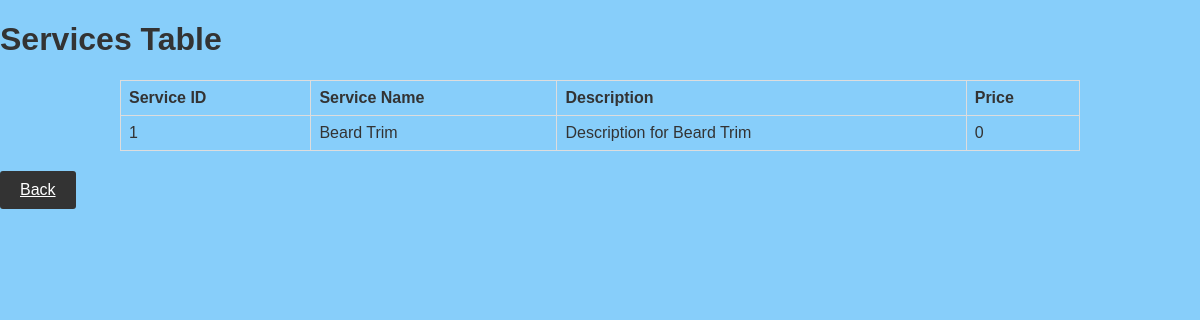
The page /view_services.php on the database its author committed.
### tables this page shows
CREATE TABLE `services` (
  `ServiceID` int(5) NOT NULL,
  `ServiceName` varchar(15) NOT NULL,
  `Description` varchar(60) NOT NULL,
  `Price` decimal(5,0) NOT NULL
);

### view_services.php (the view, shortened to what this page needs)
<!DOCTYPE html>
<html lang="en">
<head>
</head>
<body>
    <div class="container">
        <h1>Services Table</h1>
        <table>
            <tr>
                <th>Service ID</th>
                <th>Service Name</th>
                <th>Description</th>
                <th>Price</th>
            </tr>
            <?php
         require_once "db_connection.php";
            $sql = "SELECT * FROM services";
            $result = $conn->query($sql);
            if ($result->num_rows > 0) {
                while($row = $result->fetch_assoc()) {
                    echo "<tr><td>".$row["ServiceID"]."</td><td>".$row["ServiceName"]."</td><td>".$row["Description"]."</td><td>".$row["Price"]."</td></tr>";
                }
            } else {
                echo "<tr><td colspan='4'>0 results</td></tr>";
            }
            ?>
        </table>
        <a class="back-button" href="index.html">Back</a>
    </div>
</body>
</html>

### view_services.php (style rules this page uses)
body { font-family: Arial, sans-serif; margin: 0; padding: 0; background-color: lightskyblue; color: #333; }
table { border-collapse: collapse; width: 80%; margin: 20px auto; }
th, td { border: 1px solid #ddd; padding: 8px; text-align: left; }
.back-button { background-color: #333; color: white; padding: 10px 20px; border: none; border-radius: 3px; cursor: pointer; transition: background-color 0.3s; margin-top: 20px; margin-bottom: 20px; display: block; width: fit-content; }

### rows shown on the page
services: ServiceID "1", ServiceName "Beard Trim", Description "Description for Beard Trim", Price "0"
